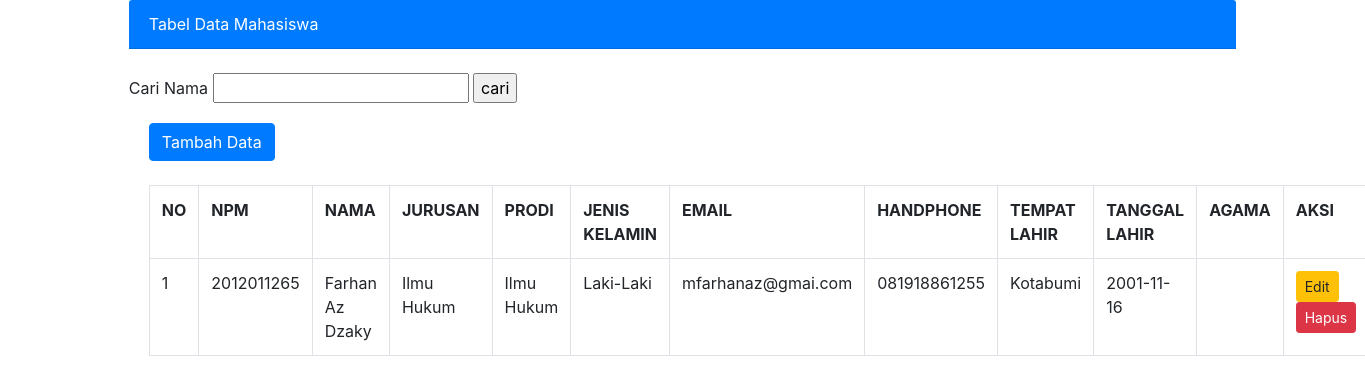
The app's page /data_mahasiswa.php?s=Farhan Az Dzaky with its own data.
### tables this page shows
CREATE TABLE `mahasiswa` (
  `npm` int(11) NOT NULL,
  `nama` varchar(50) NOT NULL,
  `jurusan` varchar(50) NOT NULL,
  `program_studi` varchar(50) NOT NULL,
  `jenis_kelamin` varchar(50) NOT NULL,
  `email` varchar(50) NOT NULL,
  `handphone` varchar(50) NOT NULL,
  `tempat_lahir` varchar(50) NOT NULL,
  `tanggal_lahir` date NOT NULL,
  `agama` varchar(50) NOT NULL
);

### data_mahasiswa.php (the view, shortened to what this page needs)
<!DOCTYPE html>
<html lang="en">
<head>
    <link rel="stylesheet" href="css/bootstrap.css">
</head>
<body>
    <div class="container col-md-10">
    <div class="card-header bg-primary text-white">
        Tabel Data Mahasiswa
    </div>
    <br>
    <form method="GET" action="">
        Cari Nama <input type="text" name="s">
        <input type="submit" value="cari">
    </form>
        <div class="card-body">
            <a href="index.php" class="btn btn-primary">Tambah Data</a>
            <br>
            <br>
            <table class="table table-bordered">
                <tr>
                    <th>NO</th>
                    <th>NPM</th>
                    <th>NAMA</th>
                    <th>JURUSAN</th>
                    <th>PRODI</th>
                    <th>JENIS KELAMIN</th>
                    <th>EMAIL</th>
                    <th>HANDPHONE</th>
		    <th>TEMPAT LAHIR</th>
		    <th>TANGGAL LAHIR</th>
		    <th>AGAMA</th>
                    <th>AKSI</th>
                </tr>
            <?php
                include "koneksi.php";
                $no = 1;
                if (isset($_GET['s']))
                {
                    $NAMA = $_GET['s'];
                    $tampil = mysqli_query($koneksi, "SELECT * FROM mahasiswa WHERE NAMA LIKE '%$NAMA%'");
                }else
                $tampil = mysqli_query($koneksi, "SELECT * FROM mahasiswa");
                while ($data = mysqli_fetch_array($tampil))
                {
            ?>
            <tr>
                    <td><?php echo $no++;?> </td>
                    <td><?php echo $data ['npm']?></td>
                    <td><?php echo $data ['nama']?></td>
                    <td><?php echo $data ['jurusan']?></td>
                    <td><?php echo $data ['program_studi']?></td>
                    <td><?php echo $data ['jenis_kelamin']?></td>
                    <td><?php echo $data ['email']?></td>
                    <td><?php echo $data ['handphone']?></td>
		    <td><?php echo $data ['tempat_lahir']?></td>
		    <td><?php echo $data ['tanggal_lahir']?></td>
		    <td><?php echo $data ['agama']?></td>
            <td>
                    <a href="edit_data.php?npm=<?php echo $data['npm'];?>" class="btn btn-sm btn-warning">Edit</a>
                    <a href="hapus_data.php?npm=<?php echo $data['npm'];?>" class="btn btn-sm btn-danger">Hapus</a>
            </td>
            </tr>
            <?php } ?>
            </table>
        </div>
    </body>
</html>

### records on screen
mahasiswa: npm "2012011265", nama "Farhan Az Dzaky", jurusan "Ilmu Hukum", program_studi "Ilmu Hukum", jenis_kelamin "Laki-Laki", email "mfarhanaz@gmai.com", handphone "081918861255", tempat_lahir "Kotabumi", tanggal_lahir "2001-11-16"
